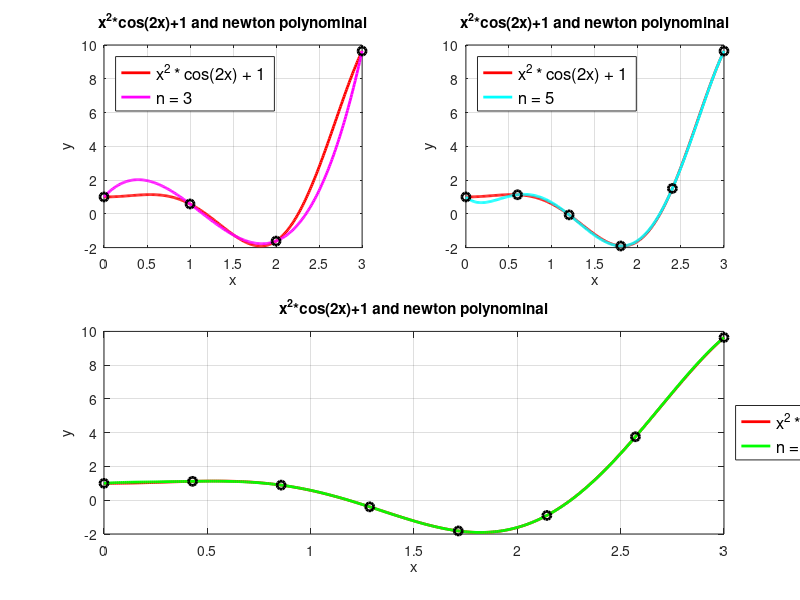
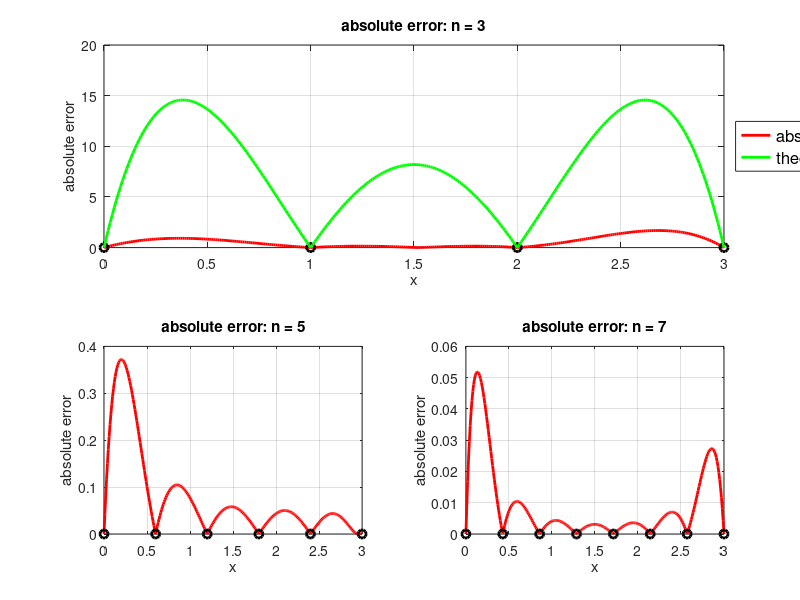
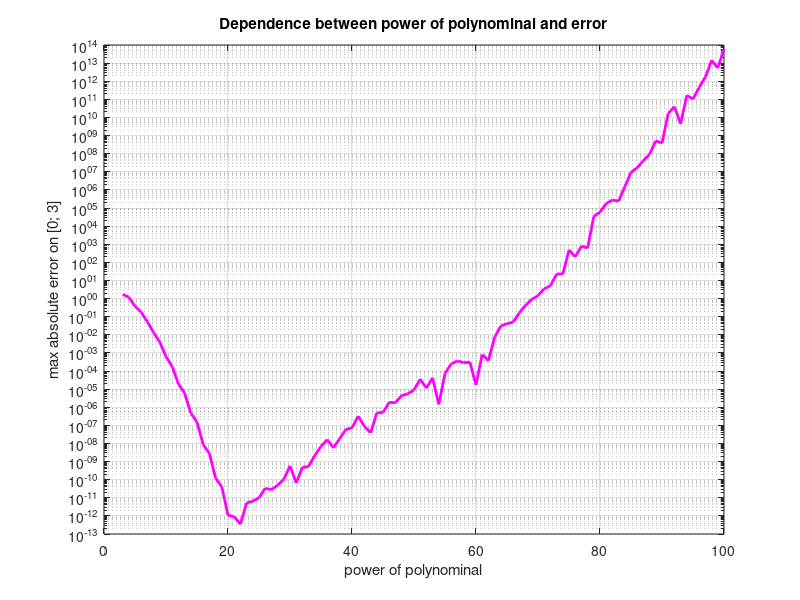

These figures' MATLAB source, in order:
f = @(x) x.^2 .* cos(2 .* x) + 1;
f_3 = @(x) sin(2 .* x) .* (8 .* x.^2 - 12) - 24 .* x .* cos(2 .* x);

a = 0; b = 3; step = 0.01; errors = zeros(3, 301);
x = a : step : b;
y = f(x);

subplot(2, 2, 1);
n = 3;
p0 = plot(x, y, 'LineWidth', 2, 'Color', 'r');
grid on;
xlabel('x');
ylabel('y');
title('x^2*cos(2x)+1 and newton polynominal');
hold on;
fileID = fopen('data1.txt', 'r');
formatSpec = '%f %f';
sizeA = [2 Inf];
A = fscanf(fileID, formatSpec, sizeA);
fclose(fileID);
errors(1, 1:301) = abs(A(2, 1:301) - f(x));
p1 = plot(A(1, 1:301), A(2, 1:301), 'LineWidth', 2, 'Color', 'm');
nodes = 0 : 3 / n : 3;
plot(nodes, f(nodes), 'o', 'LineWidth', 2, 'Color', [0 0 0]);
legend([p0, p1], {'x^2 * cos(2x) + 1', 'n = 3'}, 'Location', 'northwest', 'FontSize', 12);

subplot(2, 2, 2);
n = 5;
p0 = plot(x, y, 'LineWidth', 2, 'Color', 'r');
grid on;
xlabel('x');
ylabel('y');
title('x^2*cos(2x)+1 and newton polynominal');
hold on;
fileID = fopen('data2.txt', 'r');
formatSpec = '%f %f';
sizeA = [2 Inf];
A = fscanf(fileID, formatSpec, sizeA);
fclose(fileID);
errors(2, 1:301) = abs(A(2, 1:301) - f(x));
p1 = plot(A(1, 1:301), A(2, 1:301), 'LineWidth', 2, 'Color', 'c');
nodes = 0 : 3 / n : 3;
plot(nodes, f(nodes), 'o', 'LineWidth', 2, 'Color', [0 0 0]);
legend([p0, p1], {'x^2 * cos(2x) + 1', 'n = 5'}, 'Location', 'northwest', 'FontSize', 12);

subplot(2, 2, [3 4]);
n = 7;
p0 = plot(x, y, 'LineWidth', 2, 'Color', 'r');
grid on;
xlabel('x');
ylabel('y');
title('x^2*cos(2x)+1 and newton polynominal');
hold on;
fileID = fopen('data3.txt', 'r');
formatSpec = '%f %f';
sizeA = [2 Inf];
A = fscanf(fileID, formatSpec, sizeA);
fclose(fileID);
errors(3, 1:301) = abs(A(2, 1:301) - f(x));
p1 = plot(A(1, 1:301), A(2, 1:301), 'LineWidth', 2, 'Color', 'g');
nodes = 0 : 3 / n : 3;
plot(nodes, f(nodes), 'o', 'LineWidth', 2, 'Color', [0 0 0]);
legend([p0, p1], {'x^2 * cos(2x) + 1', 'n = 7'}, 'Location', 'eastoutside', 'FontSize', 12);

figure;
n = 3;
subplot(2, 2, [1 2]);
p0 = plot(x, errors(1, 1:301), 'LineWidth', 2, 'Color', 'r');
grid on;
xlabel('x');
ylabel('absolute error');
title('absolute error: n = 3');
hold on;
nodes = 0 : 3 / n : 3;
plot(nodes, 0, 'o', 'LineWidth', 2, 'Color', [0 0 0]);
hold on;
w_3 = @(x) (x - nodes(1)) .* (x - nodes(2)) .*(x - nodes(3)) .*(x - nodes(4));
teor_error = ones(1, 301);
teor_error = teor_error * max(abs(f_3(x)));
teor_error = teor_error .* abs(w_3(x));
teor_error = teor_error / factorial(n);
p1 = plot(x, teor_error, 'LineWidth', 2, 'Color', 'g');
legend([p0 p1], {'absolute error', 'theoretical error'}, 'Location', 'eastoutside', 'FontSize', 12);

subplot(2, 2, 3);
n = 5;
plot(x, errors(2, 1:301), 'LineWidth', 2, 'Color', 'r');
grid on;
xlabel('x');
ylabel('absolute error');
title('absolute error: n = 5');
hold on;
nodes = 0 : 3 / n : 3;
plot(nodes, 0, 'o', 'LineWidth', 2, 'Color', [0 0 0]);

subplot(2, 2, 4);
n = 7;
plot(x, errors(3, 1:301), 'LineWidth', 2, 'Color', 'r');
grid on;
xlabel('x');
ylabel('absolute error');
title('absolute error: n = 7');
hold on;
nodes = 0 : 3 / n : 3;
plot(nodes, 0, 'o', 'LineWidth', 2, 'Color', [0 0 0]);

figure;
fileID = fopen('dependence.txt', 'r');
formatSpec = '%f %f';
sizeA = [2 Inf];
A = fscanf(fileID, formatSpec, sizeA);
fclose(fileID);
semilogy(A(1, 1:98), A(2, 1:98), 'LineWidth', 2, 'Color', 'm');
grid on;
xlabel('power of polynominal');
ylabel('max absolute error on [0; 3]');
title('Dependence between power of polynominal and error');
